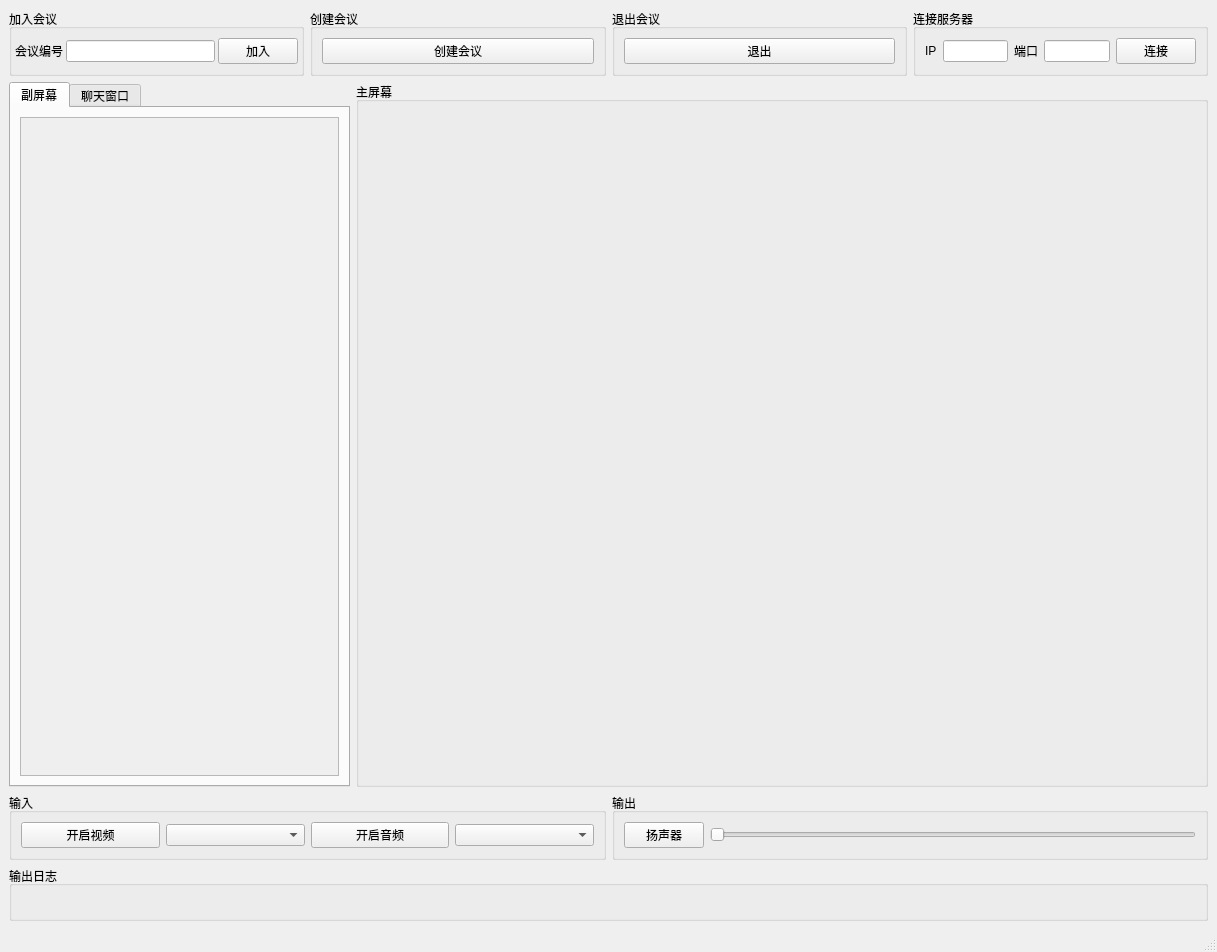
<?xml version="1.0" encoding="UTF-8"?>
<ui version="4.0">
 <class>MainWindow</class>
 <widget class="QMainWindow" name="MainWindow">
  <property name="geometry">
   <rect>
    <x>0</x>
    <y>0</y>
    <width>1217</width>
    <height>952</height>
   </rect>
  </property>
  <property name="windowTitle">
   <string>MainWindow</string>
  </property>
  <widget class="QWidget" name="centralwidget">
   <layout class="QVBoxLayout" name="verticalLayout_2">
    <item>
     <layout class="QHBoxLayout" name="horizontalLayout" stretch="1,1,1,1">
      <item>
       <widget class="QGroupBox" name="groupBox">
        <property name="title">
         <string>加入会议</string>
        </property>
        <property name="flat">
         <bool>false</bool>
        </property>
        <property name="checkable">
         <bool>false</bool>
        </property>
        <layout class="QHBoxLayout" name="horizontalLayout_2">
         <property name="spacing">
          <number>3</number>
         </property>
         <property name="leftMargin">
          <number>3</number>
         </property>
         <property name="topMargin">
          <number>3</number>
         </property>
         <property name="rightMargin">
          <number>3</number>
         </property>
         <property name="bottomMargin">
          <number>3</number>
         </property>
         <item>
          <widget class="QLabel" name="label">
           <property name="text">
            <string>会议编号</string>
           </property>
          </widget>
         </item>
         <item>
          <widget class="QLineEdit" name="meetnum"/>
         </item>
         <item>
          <widget class="QPushButton" name="joinmeetBtn">
           <property name="text">
            <string>加入</string>
           </property>
          </widget>
         </item>
        </layout>
       </widget>
      </item>
      <item>
       <widget class="QGroupBox" name="groupBox_2">
        <property name="title">
         <string>创建会议</string>
        </property>
        <property name="flat">
         <bool>false</bool>
        </property>
        <property name="checkable">
         <bool>false</bool>
        </property>
        <layout class="QHBoxLayout" name="horizontalLayout_3">
         <item>
          <widget class="QPushButton" name="createmeetBtn">
           <property name="text">
            <string>创建会议</string>
           </property>
          </widget>
         </item>
        </layout>
       </widget>
      </item>
      <item>
       <widget class="QGroupBox" name="groupBox_3">
        <property name="title">
         <string>退出会议</string>
        </property>
        <property name="flat">
         <bool>false</bool>
        </property>
        <property name="checkable">
         <bool>false</bool>
        </property>
        <layout class="QHBoxLayout" name="horizontalLayout_4">
         <item>
          <widget class="QPushButton" name="exitmeetBtn">
           <property name="text">
            <string>退出</string>
           </property>
          </widget>
         </item>
        </layout>
       </widget>
      </item>
      <item>
       <widget class="QGroupBox" name="groupBox_4">
        <property name="title">
         <string>连接服务器</string>
        </property>
        <property name="flat">
         <bool>false</bool>
        </property>
        <property name="checkable">
         <bool>false</bool>
        </property>
        <layout class="QHBoxLayout" name="horizontalLayout_5">
         <item>
          <widget class="QLabel" name="label_2">
           <property name="text">
            <string>IP</string>
           </property>
          </widget>
         </item>
         <item>
          <widget class="QLineEdit" name="lineEdit_2"/>
         </item>
         <item>
          <widget class="QLabel" name="label_3">
           <property name="text">
            <string>端口</string>
           </property>
          </widget>
         </item>
         <item>
          <widget class="QLineEdit" name="port"/>
         </item>
         <item>
          <widget class="QPushButton" name="connServerBtn">
           <property name="text">
            <string>连接</string>
           </property>
          </widget>
         </item>
        </layout>
       </widget>
      </item>
     </layout>
    </item>
    <item>
     <layout class="QHBoxLayout" name="horizontalLayout_6" stretch="2,5">
      <item>
       <widget class="QTabWidget" name="tabWidget">
        <property name="currentIndex">
         <number>0</number>
        </property>
        <widget class="QWidget" name="tab">
         <attribute name="title">
          <string>副屏幕</string>
         </attribute>
         <layout class="QVBoxLayout" name="verticalLayout_4">
          <item>
           <widget class="QScrollArea" name="scrollArea">
            <property name="widgetResizable">
             <bool>true</bool>
            </property>
            <widget class="QWidget" name="scrollAreaWidgetContents">
             <property name="geometry">
              <rect>
               <x>0</x>
               <y>0</y>
               <width>314</width>
               <height>674</height>
              </rect>
             </property>
            </widget>
           </widget>
          </item>
         </layout>
        </widget>
        <widget class="QWidget" name="tab_2">
         <attribute name="title">
          <string>聊天窗口</string>
         </attribute>
         <layout class="QVBoxLayout" name="verticalLayout_5">
          <item>
           <widget class="QListWidget" name="listWidget"/>
          </item>
          <item>
           <layout class="QVBoxLayout" name="widget" stretch="1,0">
            <item>
             <widget class="MyTextEdit" name="plainTextEdit" native="true"/>
            </item>
            <item>
             <widget class="QPushButton" name="sendmsg">
              <property name="text">
               <string>发送</string>
              </property>
             </widget>
            </item>
           </layout>
          </item>
         </layout>
        </widget>
       </widget>
      </item>
      <item>
       <widget class="QGroupBox" name="groupBox_5">
        <property name="title">
         <string>主屏幕</string>
        </property>
        <layout class="QGridLayout" name="gridLayout">
         <item row="0" column="0">
          <widget class="VideoWidget" name="videoDisplayWidget" native="true"/>
         </item>
        </layout>
       </widget>
      </item>
     </layout>
    </item>
    <item>
     <layout class="QHBoxLayout" name="horizontalLayout_9" stretch="1,1">
      <item>
       <widget class="QGroupBox" name="groupBox_6">
        <property name="title">
         <string>输入</string>
        </property>
        <layout class="QHBoxLayout" name="horizontalLayout_10">
         <item>
          <widget class="QPushButton" name="openVideo">
           <property name="text">
            <string>开启视频</string>
           </property>
          </widget>
         </item>
         <item>
          <widget class="QComboBox" name="videoDeviceComboBox"/>
         </item>
         <item>
          <widget class="QPushButton" name="openAudio">
           <property name="text">
            <string>开启音频</string>
           </property>
          </widget>
         </item>
         <item>
          <widget class="QComboBox" name="audioDevicecomboBox"/>
         </item>
        </layout>
       </widget>
      </item>
      <item>
       <widget class="QGroupBox" name="groupBox_7">
        <property name="title">
         <string>输出</string>
        </property>
        <layout class="QHBoxLayout" name="horizontalLayout_8">
         <item>
          <widget class="QPushButton" name="OutputVoice">
           <property name="text">
            <string>扬声器</string>
           </property>
          </widget>
         </item>
         <item>
          <widget class="QSlider" name="horizontalSlider">
           <property name="orientation">
            <enum>Qt::Orientation::Horizontal</enum>
           </property>
          </widget>
         </item>
        </layout>
       </widget>
      </item>
     </layout>
    </item>
    <item>
     <widget class="QGroupBox" name="groupBox_8">
      <property name="title">
       <string>输出日志</string>
      </property>
      <layout class="QVBoxLayout" name="verticalLayout_3">
       <item>
        <widget class="QLabel" name="outlog">
         <property name="text">
          <string/>
         </property>
        </widget>
       </item>
      </layout>
     </widget>
    </item>
   </layout>
  </widget>
  <widget class="QStatusBar" name="statusbar"/>
 </widget>
 <customwidgets>
  <customwidget>
   <class>MyTextEdit</class>
   <extends>QWidget</extends>
   <header>mytextedit.h</header>
   <container>1</container>
  </customwidget>
  <customwidget>
   <class>VideoWidget</class>
   <extends>QWidget</extends>
   <header>videowidget.h</header>
   <container>1</container>
  </customwidget>
 </customwidgets>
 <resources/>
 <connections/>
</ui>
